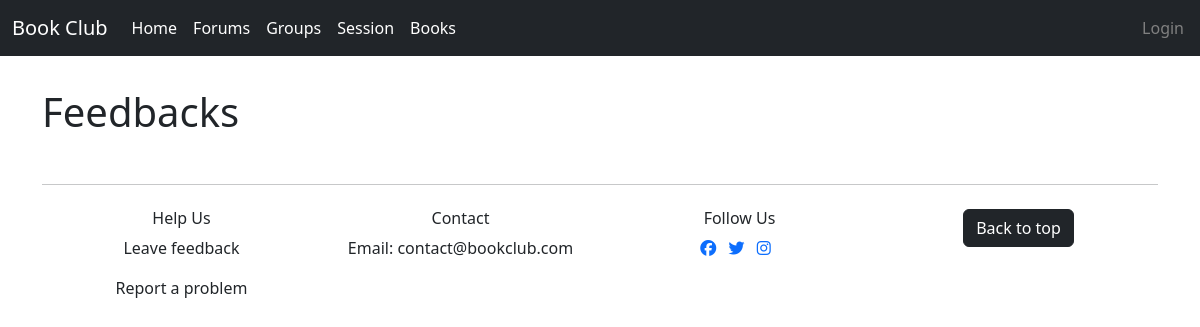
The app's page /manager/feedback_list, older data.
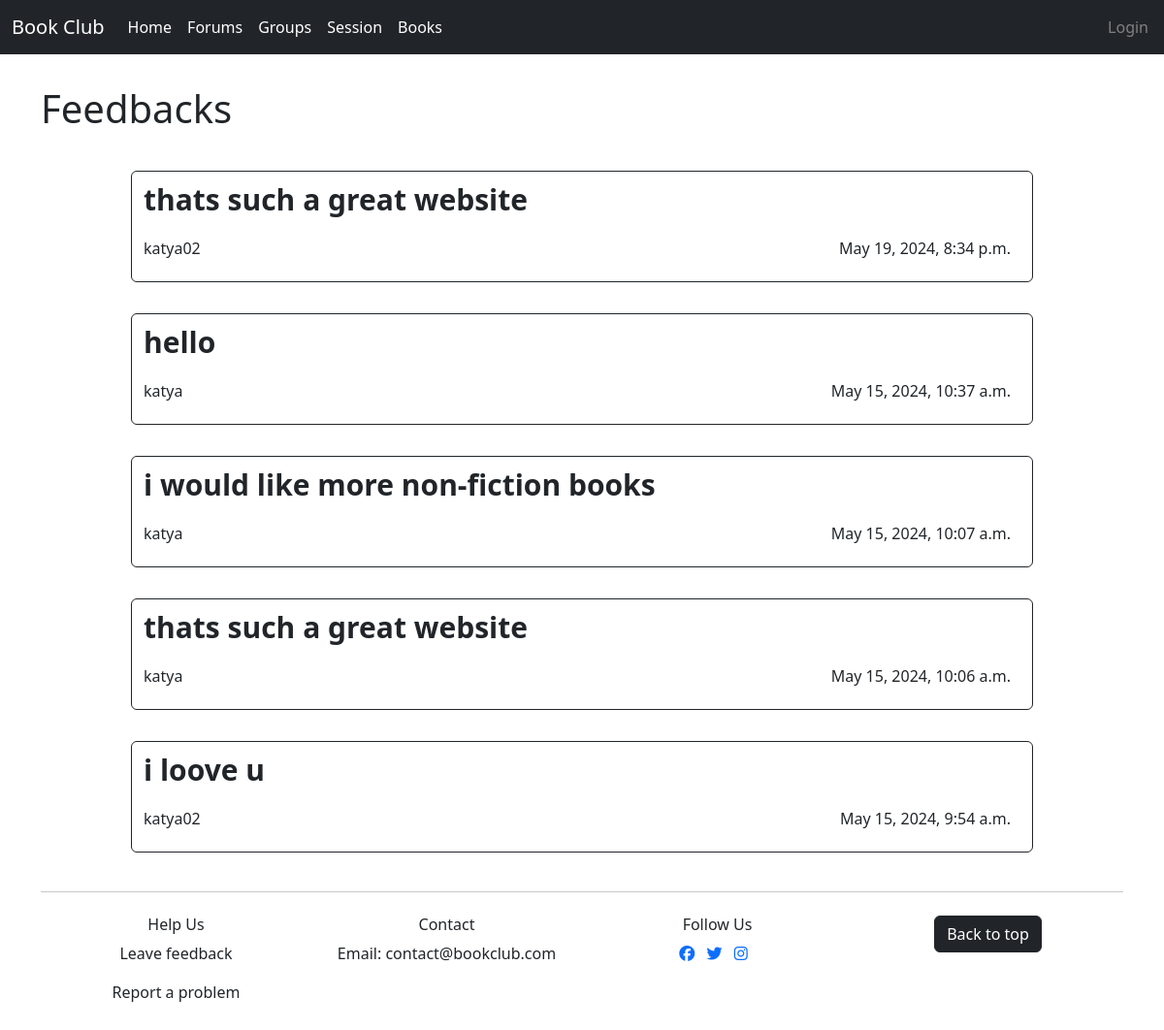
The same page, newer data.
### main/models.py (models this page shows, shortened)
class Feedback(models.Model):
    feedback = models.TextField(max_length=1000, blank=False)
    user_id = models.ForeignKey(User, blank=False, on_delete=models.CASCADE)
    date_created = models.DateTimeField(auto_now_add=True, null=True)

### manager/views.py (the view)
# urls.py: path('feedback_list', views.feedback_list, name='feedback_list'),
def feedback_list(request):
    feedbacks_list = Feedback.objects.order_by('-id')
    return render(request, 'manager/feedback_list.html', {'instance_list':feedbacks_list})

### manager/templates/manager/feedback_list.html (shortened to what this page needs)
{% extends 'main/layout.html' %}
{% block content %}
<div class="row mb-3 ">
    <div class="col-10">
        <h1>Feedbacks</h1>
    </div>
</div>
<div class="container col-10">
    <div class="row justify-content-center ">
        {% for el in instance_list %}
            <div class="forum-item btn btn-outline-dark mt-3 mb-3">
                <p class="topic">{{ el.feedback }}</p>
                <div class="details">
                    <p class="name">{{ el.user_id }}</p>
                    <p class="name">{{ el.date_created }}</p>
                </div>
            </div>
        {% endfor %}
    </div>
</div>
{% endblock %}

Row changes from the older to the newer data that the page shows:
added Feedback: feedback "thats such a great website", user_id "katya02", date_created "May 19, 2024, 8:34 p.m."
added Feedback: feedback "hello", user_id "katya", date_created "May 15, 2024, 10:37 a.m."
added Feedback: feedback "i would like more non-fiction books", user_id "katya", date_created "May 15, 2024, 10:07 a.m."
added Feedback: feedback "thats such a great website", user_id "katya", date_created "May 15, 2024, 10:06 a.m."
added Feedback: feedback "i loove u", user_id "katya02", date_created "May 15, 2024, 9:54 a.m."
